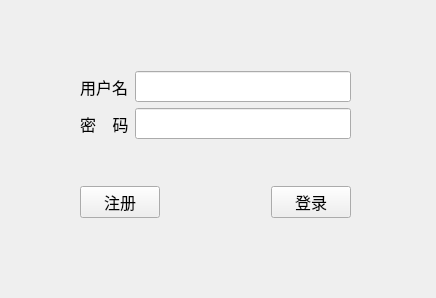
<?xml version="1.0" encoding="UTF-8"?>
<ui version="4.0">
 <class>Client</class>
 <widget class="QWidget" name="Client">
  <property name="geometry">
   <rect>
    <x>0</x>
    <y>0</y>
    <width>436</width>
    <height>298</height>
   </rect>
  </property>
  <property name="windowTitle">
   <string>Form</string>
  </property>
  <widget class="QWidget" name="layoutWidget">
   <property name="geometry">
    <rect>
     <x>80</x>
     <y>30</y>
     <width>271</width>
     <height>231</height>
    </rect>
   </property>
   <layout class="QVBoxLayout" name="verticalLayout">
    <item>
     <layout class="QGridLayout" name="gridLayout">
      <item row="1" column="0">
       <widget class="QLabel" name="label_3">
        <property name="font">
         <font>
          <family>Agency FB</family>
          <pointsize>12</pointsize>
         </font>
        </property>
        <property name="text">
         <string>密    码</string>
        </property>
       </widget>
      </item>
      <item row="0" column="1">
       <widget class="QLineEdit" name="nameLE">
        <property name="font">
         <font>
          <family>Agency FB</family>
          <pointsize>12</pointsize>
         </font>
        </property>
       </widget>
      </item>
      <item row="0" column="0">
       <widget class="QLabel" name="label_2">
        <property name="font">
         <font>
          <family>Agency FB</family>
          <pointsize>12</pointsize>
         </font>
        </property>
        <property name="text">
         <string>用户名</string>
        </property>
       </widget>
      </item>
      <item row="1" column="1">
       <widget class="QLineEdit" name="pwdLE">
        <property name="font">
         <font>
          <family>Agency FB</family>
          <pointsize>12</pointsize>
         </font>
        </property>
        <property name="echoMode">
         <enum>QLineEdit::Password</enum>
        </property>
       </widget>
      </item>
     </layout>
    </item>
    <item>
     <layout class="QHBoxLayout" name="horizontalLayout">
      <item>
       <widget class="QPushButton" name="registBtn">
        <property name="font">
         <font>
          <family>Agency FB</family>
          <pointsize>12</pointsize>
         </font>
        </property>
        <property name="text">
         <string>注册</string>
        </property>
       </widget>
      </item>
      <item>
       <spacer name="horizontalSpacer">
        <property name="orientation">
         <enum>Qt::Horizontal</enum>
        </property>
        <property name="sizeHint" stdset="0">
         <size>
          <width>40</width>
          <height>20</height>
         </size>
        </property>
       </spacer>
      </item>
      <item>
       <widget class="QPushButton" name="loginBtn">
        <property name="font">
         <font>
          <family>Agency FB</family>
          <pointsize>12</pointsize>
         </font>
        </property>
        <property name="text">
         <string>登录</string>
        </property>
       </widget>
      </item>
     </layout>
    </item>
   </layout>
  </widget>
 </widget>
 <resources/>
 <connections/>
</ui>
